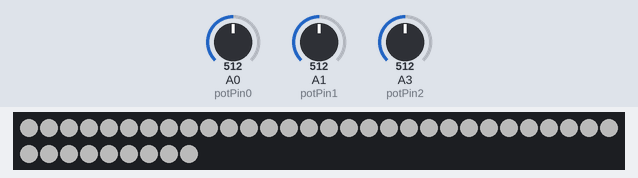
The sketch below on a simulated Arduino Uno, built with avr-gcc and run on an emulated ATmega328P. Shown: 39 RGB LEDs in strip order, left to right, continuing on the next row. Inputs (shaded band) come from the test bench; at power-on: A0 (potPin0) = 512, A1 (potPin1) = 512, A3 (potPin2) = 512. Dim RGB values are drawn brighter than linear.

Above: at 4.2 s.
4.3 s: A0 (potPin0) set to 716
5.8 s: A1 (potPin1) set to 716
7.3 s: A3 (potPin2) set to 306
At 7.7 s:
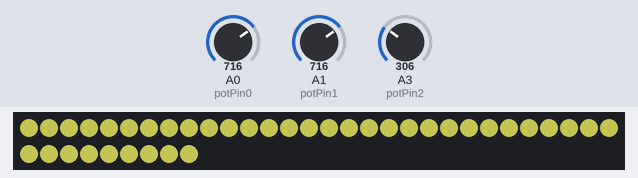
8.8 s: A0 (potPin0) set to 511
10.3 s: A3 (potPin2) set to 510
11.8 s: A1 (potPin1) set to 1023
At 12.3 s:
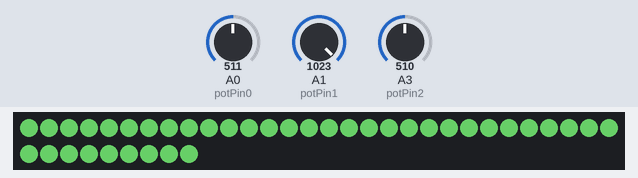
Timing chart, 0 to 14.3 s (numbered marks = the images above; inputs shaded):
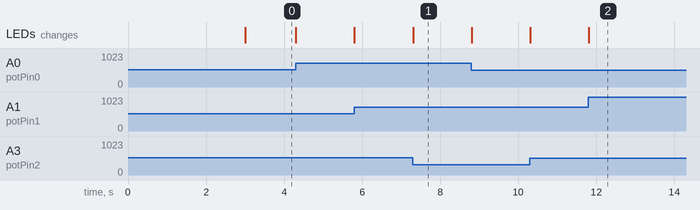

Measured:
- after the input at 7.3 s, the LEDs: change at once (image 1)
- after the input at 11.8 s, the LEDs: change at once (image 2)

The sketch:

lab5.ino
```cpp
#define FASTLED_ALLOW_INTERRUPTS 0
#include <FastLED.h>
FASTLED_USING_NAMESPACE

#define DATA_PIN            5
#define NUM_LEDS            39
#define MAX_POWER_MILLIAMPS 500
#define LED_TYPE            WS2812B
#define COLOR_ORDER         GRB

//Input pins
int potPin0 = 0;
int potPin1 = 1;
int potPin2 = 3;

//Variables to store analog input
int red = 0;
int green = 0;
int blue = 0;

CRGB leds[NUM_LEDS];

void setup() {
  Serial.begin(9600);
  delay(3000);
  FastLED.addLeds<LED_TYPE,DATA_PIN,GRB>(leds, NUM_LEDS).setCorrection( TypicalLEDStrip ); //setting up LEDs
  FastLED.setMaxPowerInVoltsAndMilliamps( 5, MAX_POWER_MILLIAMPS);
  FastLED.clear(); //clear colours
  fill_solid(leds, NUM_LEDS, CRGB(0,0,0)); //set colour values to nothing
  FastLED.show(); //show colour values on LEDs
}

void loop() {
  int red = analogRead(potPin0) / 4;
  int green = analogRead(potPin1) / 4;
  int blue = analogRead(potPin2) / 4;
  //Serial.println("red: " + red); //for testing purposes
  //Serial.println("green: " + green); //for testing purposes
  //Serial.println("blue: " + blue); //for testing purposes
  fill_solid(leds, NUM_LEDS, CRGB(red,green,blue));
  FastLED.show();
  //delay(1000); //for testing purposes

}
```
